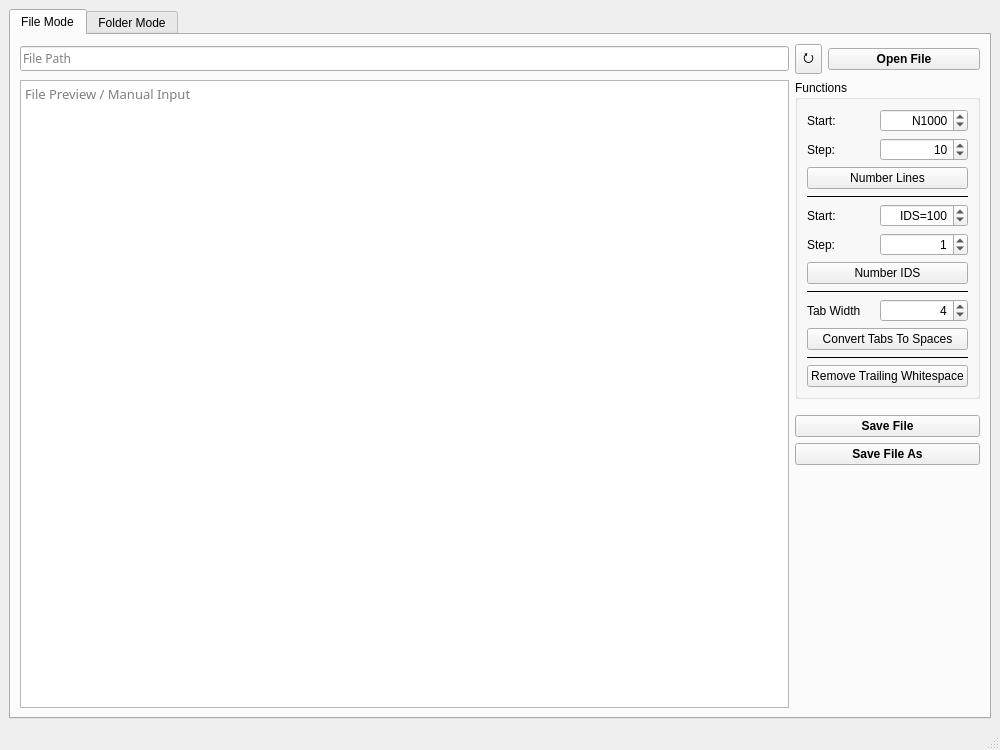
<?xml version="1.0" encoding="UTF-8"?>
<ui version="4.0">
 <class>MainWindow</class>
 <widget class="QMainWindow" name="MainWindow">
  <property name="geometry">
   <rect>
    <x>0</x>
    <y>0</y>
    <width>1000</width>
    <height>750</height>
   </rect>
  </property>
  <property name="windowTitle">
   <string>CNC Tool</string>
  </property>
  <widget class="QWidget" name="centralwidget">
   <layout class="QVBoxLayout" name="verticalLayout">
    <item>
     <widget class="QTabWidget" name="tabWidget">
      <property name="currentIndex">
       <number>0</number>
      </property>
      <widget class="QWidget" name="tab_file_mode">
       <attribute name="title">
        <string>File Mode</string>
       </attribute>
       <layout class="QVBoxLayout" name="verticalLayout_2">
        <item>
         <layout class="QGridLayout" name="gridLayout">
          <item row="1" column="0" rowspan="5">
           <widget class="QPlainTextEdit" name="pte_file_preview">
            <property name="font">
             <font>
              <family>Cascadia Mono Light</family>
              <pointsize>10</pointsize>
             </font>
            </property>
            <property name="lineWrapMode">
             <enum>QPlainTextEdit::NoWrap</enum>
            </property>
            <property name="tabStopDistance">
             <double>40.000000000000000</double>
            </property>
            <property name="placeholderText">
             <string>File Preview / Manual Input</string>
            </property>
           </widget>
          </item>
          <item row="5" column="1" colspan="2">
           <spacer name="vs_functions_2">
            <property name="orientation">
             <enum>Qt::Vertical</enum>
            </property>
            <property name="sizeHint" stdset="0">
             <size>
              <width>0</width>
              <height>0</height>
             </size>
            </property>
           </spacer>
          </item>
          <item row="3" column="1" colspan="2">
           <widget class="QPushButton" name="pb_save_file">
            <property name="font">
             <font>
              <bold>true</bold>
             </font>
            </property>
            <property name="text">
             <string>Save File</string>
            </property>
           </widget>
          </item>
          <item row="0" column="0">
           <widget class="QLineEdit" name="le_file_path">
            <property name="font">
             <font>
              <family>Cascadia Mono Light</family>
             </font>
            </property>
            <property name="readOnly">
             <bool>true</bool>
            </property>
            <property name="placeholderText">
             <string>File Path</string>
            </property>
           </widget>
          </item>
          <item row="0" column="1">
           <widget class="QToolButton" name="tb_reload_file">
            <property name="font">
             <font>
              <pointsize>10</pointsize>
             </font>
            </property>
            <property name="toolTip">
             <string>Reload File</string>
            </property>
            <property name="text">
             <string>⭮</string>
            </property>
           </widget>
          </item>
          <item row="0" column="2">
           <widget class="QPushButton" name="pb_open_file">
            <property name="font">
             <font>
              <bold>true</bold>
             </font>
            </property>
            <property name="text">
             <string>Open File</string>
            </property>
           </widget>
          </item>
          <item row="1" column="1" colspan="2">
           <widget class="QGroupBox" name="gb_functions">
            <property name="sizePolicy">
             <sizepolicy hsizetype="Preferred" vsizetype="Maximum">
              <horstretch>0</horstretch>
              <verstretch>0</verstretch>
             </sizepolicy>
            </property>
            <property name="title">
             <string>Functions</string>
            </property>
            <layout class="QGridLayout" name="gridLayout_2">
             <item row="9" column="0" colspan="2">
              <widget class="Line" name="ln_functions_2">
               <property name="frameShadow">
                <enum>QFrame::Plain</enum>
               </property>
               <property name="orientation">
                <enum>Qt::Horizontal</enum>
               </property>
              </widget>
             </item>
             <item row="1" column="1">
              <widget class="QSpinBox" name="sb_number_lines_start">
               <property name="alignment">
                <set>Qt::AlignRight|Qt::AlignTrailing|Qt::AlignVCenter</set>
               </property>
               <property name="prefix">
                <string>N</string>
               </property>
               <property name="maximum">
                <number>100000</number>
               </property>
               <property name="singleStep">
                <number>100</number>
               </property>
               <property name="value">
                <number>1000</number>
               </property>
              </widget>
             </item>
             <item row="7" column="0">
              <widget class="QLabel" name="lb_number_ids_step">
               <property name="text">
                <string>Step:</string>
               </property>
              </widget>
             </item>
             <item row="2" column="0">
              <widget class="QLabel" name="lb_number_lines_step">
               <property name="text">
                <string>Step:</string>
               </property>
              </widget>
             </item>
             <item row="4" column="0" colspan="2">
              <widget class="Line" name="ln_functions_1">
               <property name="frameShadow">
                <enum>QFrame::Plain</enum>
               </property>
               <property name="orientation">
                <enum>Qt::Horizontal</enum>
               </property>
              </widget>
             </item>
             <item row="1" column="0">
              <widget class="QLabel" name="lb_number_lines_start">
               <property name="text">
                <string>Start:</string>
               </property>
              </widget>
             </item>
             <item row="6" column="0">
              <widget class="QLabel" name="lb_number_ids_start">
               <property name="text">
                <string>Start:</string>
               </property>
              </widget>
             </item>
             <item row="8" column="0" colspan="2">
              <widget class="QPushButton" name="pb_number_ids">
               <property name="text">
                <string>Number IDS</string>
               </property>
              </widget>
             </item>
             <item row="6" column="1">
              <widget class="QSpinBox" name="sb_number_ids_start">
               <property name="alignment">
                <set>Qt::AlignRight|Qt::AlignTrailing|Qt::AlignVCenter</set>
               </property>
               <property name="prefix">
                <string>IDS=</string>
               </property>
               <property name="maximum">
                <number>10000</number>
               </property>
               <property name="singleStep">
                <number>10</number>
               </property>
               <property name="value">
                <number>100</number>
               </property>
              </widget>
             </item>
             <item row="13" column="0" colspan="2">
              <widget class="QPushButton" name="pb_convert_tabs_to_spaces">
               <property name="text">
                <string>Convert Tabs To Spaces</string>
               </property>
              </widget>
             </item>
             <item row="12" column="0">
              <widget class="QLabel" name="lb_tab_width">
               <property name="text">
                <string>Tab Width</string>
               </property>
              </widget>
             </item>
             <item row="12" column="1">
              <widget class="QSpinBox" name="sb_tab_width">
               <property name="alignment">
                <set>Qt::AlignRight|Qt::AlignTrailing|Qt::AlignVCenter</set>
               </property>
               <property name="minimum">
                <number>2</number>
               </property>
               <property name="maximum">
                <number>8</number>
               </property>
               <property name="singleStep">
                <number>2</number>
               </property>
               <property name="value">
                <number>4</number>
               </property>
              </widget>
             </item>
             <item row="2" column="1">
              <widget class="QSpinBox" name="sb_number_lines_step">
               <property name="alignment">
                <set>Qt::AlignRight|Qt::AlignTrailing|Qt::AlignVCenter</set>
               </property>
               <property name="maximum">
                <number>10000</number>
               </property>
               <property name="singleStep">
                <number>10</number>
               </property>
               <property name="value">
                <number>10</number>
               </property>
              </widget>
             </item>
             <item row="7" column="1">
              <widget class="QSpinBox" name="sb_number_ids_step">
               <property name="alignment">
                <set>Qt::AlignRight|Qt::AlignTrailing|Qt::AlignVCenter</set>
               </property>
               <property name="maximum">
                <number>100</number>
               </property>
               <property name="value">
                <number>1</number>
               </property>
              </widget>
             </item>
             <item row="3" column="0" colspan="2">
              <widget class="QPushButton" name="pb_number_lines">
               <property name="text">
                <string>Number Lines</string>
               </property>
              </widget>
             </item>
             <item row="15" column="0" colspan="2">
              <widget class="QPushButton" name="pb_remove_trailing_whitespace">
               <property name="text">
                <string>Remove Trailing Whitespace</string>
               </property>
              </widget>
             </item>
             <item row="14" column="0" colspan="2">
              <widget class="Line" name="ln_functions_3">
               <property name="frameShadow">
                <enum>QFrame::Plain</enum>
               </property>
               <property name="orientation">
                <enum>Qt::Horizontal</enum>
               </property>
              </widget>
             </item>
            </layout>
           </widget>
          </item>
          <item row="2" column="1" colspan="2">
           <spacer name="vs_functions_1">
            <property name="orientation">
             <enum>Qt::Vertical</enum>
            </property>
            <property name="sizeType">
             <enum>QSizePolicy::Fixed</enum>
            </property>
            <property name="sizeHint" stdset="0">
             <size>
              <width>0</width>
              <height>10</height>
             </size>
            </property>
           </spacer>
          </item>
          <item row="4" column="1" colspan="2">
           <widget class="QPushButton" name="pb_save_file_as">
            <property name="font">
             <font>
              <bold>true</bold>
             </font>
            </property>
            <property name="text">
             <string>Save File As</string>
            </property>
           </widget>
          </item>
         </layout>
        </item>
       </layout>
      </widget>
      <widget class="QWidget" name="tab_folder_mode">
       <attribute name="title">
        <string>Folder Mode</string>
       </attribute>
       <layout class="QVBoxLayout" name="verticalLayout_3">
        <item>
         <layout class="QGridLayout" name="gridLayout_3">
          <item row="0" column="0">
           <widget class="QLineEdit" name="le_folder_path">
            <property name="font">
             <font>
              <family>Cascadia Mono Light</family>
             </font>
            </property>
            <property name="readOnly">
             <bool>true</bool>
            </property>
            <property name="placeholderText">
             <string>Folder Path</string>
            </property>
           </widget>
          </item>
          <item row="0" column="1">
           <widget class="QToolButton" name="tb_reload_folder">
            <property name="font">
             <font>
              <pointsize>10</pointsize>
             </font>
            </property>
            <property name="toolTip">
             <string>Reload Folder</string>
            </property>
            <property name="text">
             <string>⭮</string>
            </property>
           </widget>
          </item>
          <item row="0" column="2">
           <widget class="QPushButton" name="pb_open_folder">
            <property name="font">
             <font>
              <bold>true</bold>
             </font>
            </property>
            <property name="text">
             <string>Open Folder</string>
            </property>
           </widget>
          </item>
          <item row="1" column="1" colspan="2">
           <widget class="QGroupBox" name="gb_functions_2">
            <property name="sizePolicy">
             <sizepolicy hsizetype="Preferred" vsizetype="Maximum">
              <horstretch>0</horstretch>
              <verstretch>0</verstretch>
             </sizepolicy>
            </property>
            <property name="title">
             <string>Functions</string>
            </property>
            <layout class="QGridLayout" name="gridLayout_4">
             <item row="9" column="0" colspan="2">
              <widget class="Line" name="ln_functions_4">
               <property name="frameShadow">
                <enum>QFrame::Plain</enum>
               </property>
               <property name="orientation">
                <enum>Qt::Horizontal</enum>
               </property>
              </widget>
             </item>
             <item row="1" column="1">
              <widget class="QSpinBox" name="sb_number_lines_start_2">
               <property name="alignment">
                <set>Qt::AlignRight|Qt::AlignTrailing|Qt::AlignVCenter</set>
               </property>
               <property name="prefix">
                <string>N</string>
               </property>
               <property name="maximum">
                <number>100000</number>
               </property>
               <property name="singleStep">
                <number>100</number>
               </property>
               <property name="value">
                <number>1000</number>
               </property>
              </widget>
             </item>
             <item row="7" column="0">
              <widget class="QLabel" name="lb_number_ids_step_2">
               <property name="text">
                <string>Step:</string>
               </property>
              </widget>
             </item>
             <item row="2" column="0">
              <widget class="QLabel" name="lb_number_lines_step_2">
               <property name="text">
                <string>Step:</string>
               </property>
              </widget>
             </item>
             <item row="4" column="0" colspan="2">
              <widget class="Line" name="ln_functions_5">
               <property name="frameShadow">
                <enum>QFrame::Plain</enum>
               </property>
               <property name="orientation">
                <enum>Qt::Horizontal</enum>
               </property>
              </widget>
             </item>
             <item row="1" column="0">
              <widget class="QLabel" name="lb_number_lines_start_2">
               <property name="text">
                <string>Start:</string>
               </property>
              </widget>
             </item>
             <item row="6" column="0">
              <widget class="QLabel" name="lb_number_ids_start_2">
               <property name="text">
                <string>Start:</string>
               </property>
              </widget>
             </item>
             <item row="8" column="0" colspan="2">
              <widget class="QPushButton" name="pb_number_ids_2">
               <property name="text">
                <string>Number IDS</string>
               </property>
              </widget>
             </item>
             <item row="6" column="1">
              <widget class="QSpinBox" name="sb_number_ids_start_2">
               <property name="alignment">
                <set>Qt::AlignRight|Qt::AlignTrailing|Qt::AlignVCenter</set>
               </property>
               <property name="prefix">
                <string>IDS=</string>
               </property>
               <property name="maximum">
                <number>10000</number>
               </property>
               <property name="singleStep">
                <number>10</number>
               </property>
               <property name="value">
                <number>100</number>
               </property>
              </widget>
             </item>
             <item row="13" column="0" colspan="2">
              <widget class="QPushButton" name="pb_convert_tabs_to_spaces_2">
               <property name="text">
                <string>Convert Tabs To Spaces</string>
               </property>
              </widget>
             </item>
             <item row="12" column="0">
              <widget class="QLabel" name="lb_tab_width_2">
               <property name="text">
                <string>Tab Width</string>
               </property>
              </widget>
             </item>
             <item row="12" column="1">
              <widget class="QSpinBox" name="sb_tab_width_2">
               <property name="alignment">
                <set>Qt::AlignRight|Qt::AlignTrailing|Qt::AlignVCenter</set>
               </property>
               <property name="minimum">
                <number>2</number>
               </property>
               <property name="maximum">
                <number>8</number>
               </property>
               <property name="singleStep">
                <number>2</number>
               </property>
               <property name="value">
                <number>4</number>
               </property>
              </widget>
             </item>
             <item row="2" column="1">
              <widget class="QSpinBox" name="sb_number_lines_step_2">
               <property name="alignment">
                <set>Qt::AlignRight|Qt::AlignTrailing|Qt::AlignVCenter</set>
               </property>
               <property name="maximum">
                <number>10000</number>
               </property>
               <property name="singleStep">
                <number>10</number>
               </property>
               <property name="value">
                <number>10</number>
               </property>
              </widget>
             </item>
             <item row="7" column="1">
              <widget class="QSpinBox" name="sb_number_ids_step_2">
               <property name="alignment">
                <set>Qt::AlignRight|Qt::AlignTrailing|Qt::AlignVCenter</set>
               </property>
               <property name="maximum">
                <number>100</number>
               </property>
               <property name="value">
                <number>1</number>
               </property>
              </widget>
             </item>
             <item row="3" column="0" colspan="2">
              <widget class="QPushButton" name="pb_number_lines_2">
               <property name="text">
                <string>Number Lines</string>
               </property>
              </widget>
             </item>
             <item row="15" column="0" colspan="2">
              <widget class="QPushButton" name="pb_remove_trailing_whitespace_2">
               <property name="text">
                <string>Remove Trailing Whitespace</string>
               </property>
              </widget>
             </item>
             <item row="14" column="0" colspan="2">
              <widget class="Line" name="ln_functions_6">
               <property name="frameShadow">
                <enum>QFrame::Plain</enum>
               </property>
               <property name="orientation">
                <enum>Qt::Horizontal</enum>
               </property>
              </widget>
             </item>
            </layout>
           </widget>
          </item>
          <item row="2" column="1" colspan="2">
           <spacer name="verticalSpacer">
            <property name="orientation">
             <enum>Qt::Vertical</enum>
            </property>
            <property name="sizeHint" stdset="0">
             <size>
              <width>0</width>
              <height>0</height>
             </size>
            </property>
           </spacer>
          </item>
          <item row="1" column="0" rowspan="2">
           <widget class="QPlainTextEdit" name="pte_folder_preview">
            <property name="font">
             <font>
              <family>Cascadia Mono Light</family>
              <pointsize>10</pointsize>
             </font>
            </property>
            <property name="lineWrapMode">
             <enum>QPlainTextEdit::NoWrap</enum>
            </property>
            <property name="readOnly">
             <bool>true</bool>
            </property>
            <property name="tabStopDistance">
             <double>40.000000000000000</double>
            </property>
            <property name="placeholderText">
             <string>Folder Preview</string>
            </property>
           </widget>
          </item>
         </layout>
        </item>
       </layout>
      </widget>
     </widget>
    </item>
   </layout>
  </widget>
  <widget class="QMenuBar" name="menubar">
   <property name="geometry">
    <rect>
     <x>0</x>
     <y>0</y>
     <width>1000</width>
     <height>22</height>
    </rect>
   </property>
  </widget>
  <widget class="QStatusBar" name="statusbar"/>
 </widget>
 <resources/>
 <connections/>
</ui>
